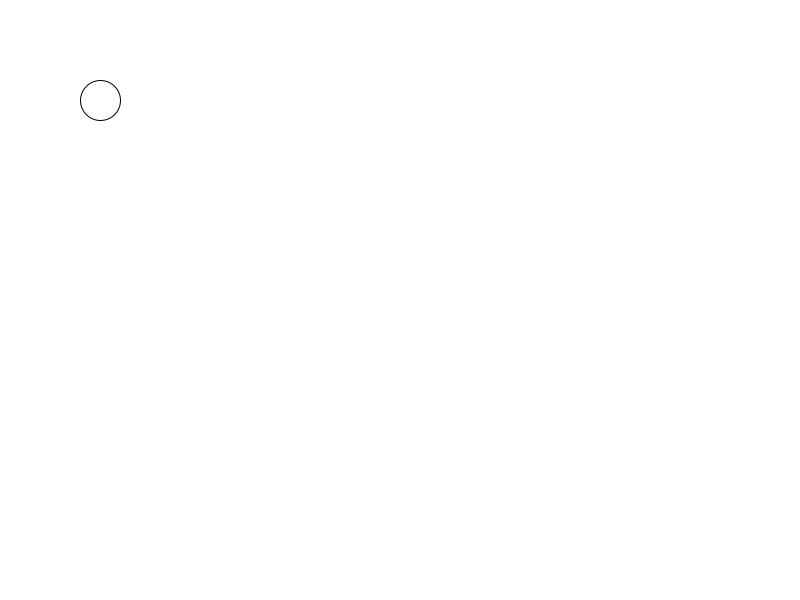
Frame 1 (no input)
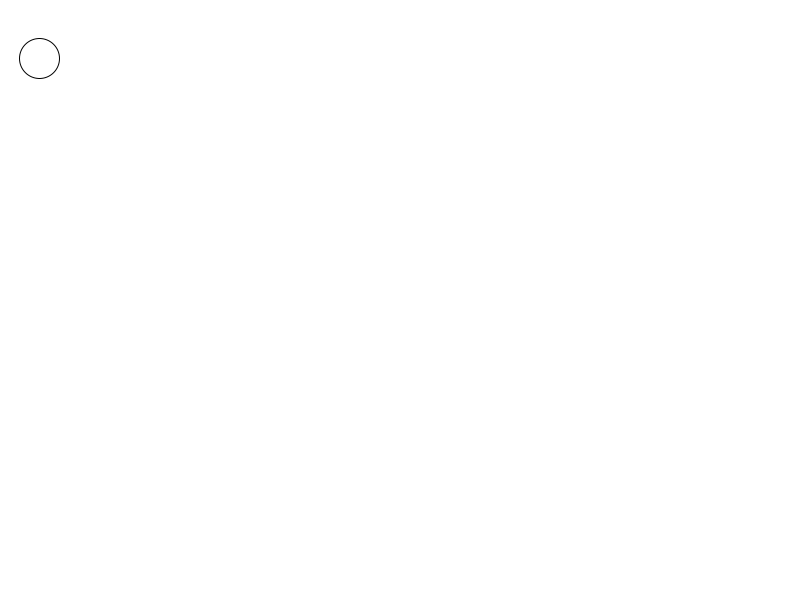
Frame 60 (the mouse pressed at the canvas centre just before this capture)
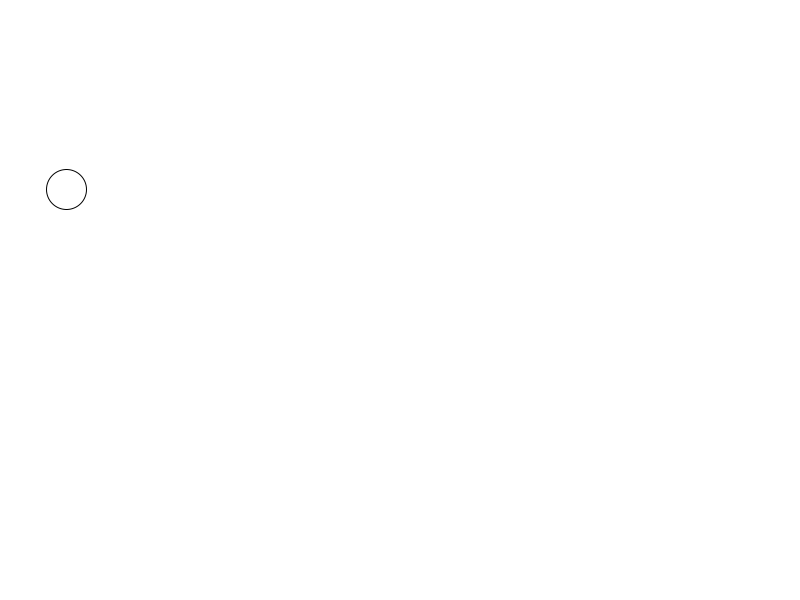
Frame 120 (the mouse held since frame 60 and released just before this capture)

The Processing sketch that drew these frames (run headless with seeded random() and noise(); from frame 60 on, the mouse is pressed at the canvas centre):

// Processing sketch: bouncingBall_Exercise_6
// ── bouncingBall_Exercise_6.pde
PVector location = new PVector(100,100);
PVector speed = new PVector(-1,-2);
float acceleration = 1.001;

int d = 40;

void setup()
{
  size(800,600);
}

void draw()
{
  background(255);
  circle(location.x,location.y,d);
  
  speed.mult(acceleration);
  location.add(speed);
  
  if(location.x < 0 + (d/2) || location.x > width - (d/2))
  {
    speed.x = speed.x*(-1);
  }
  if(location.y < 0 + (d/2) || location.y > height - (d/2))
  {
    speed.y = speed.y*(-1);
  }
}
